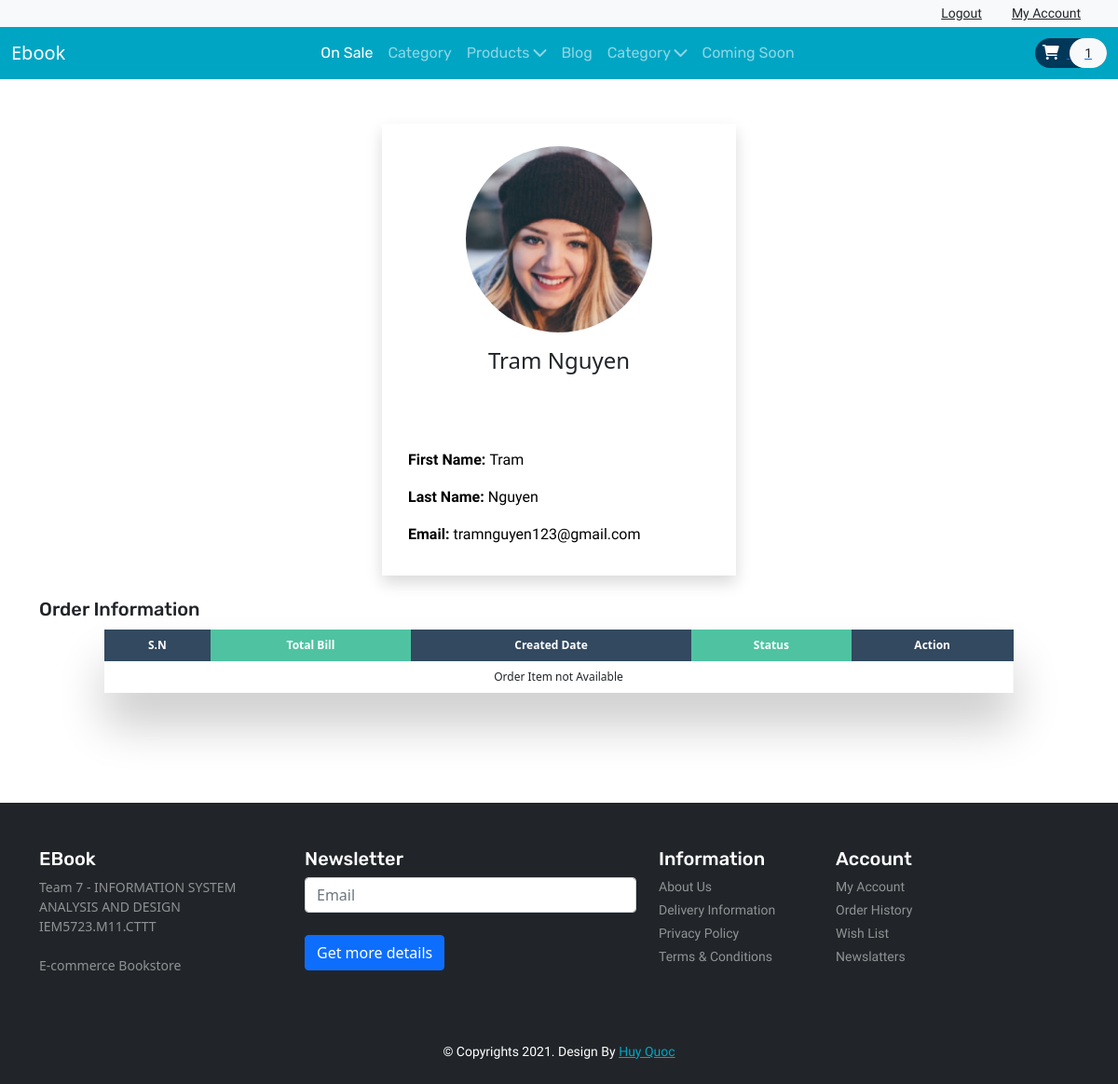
/user.php (signed in), run on an earlier commit of the app's database.
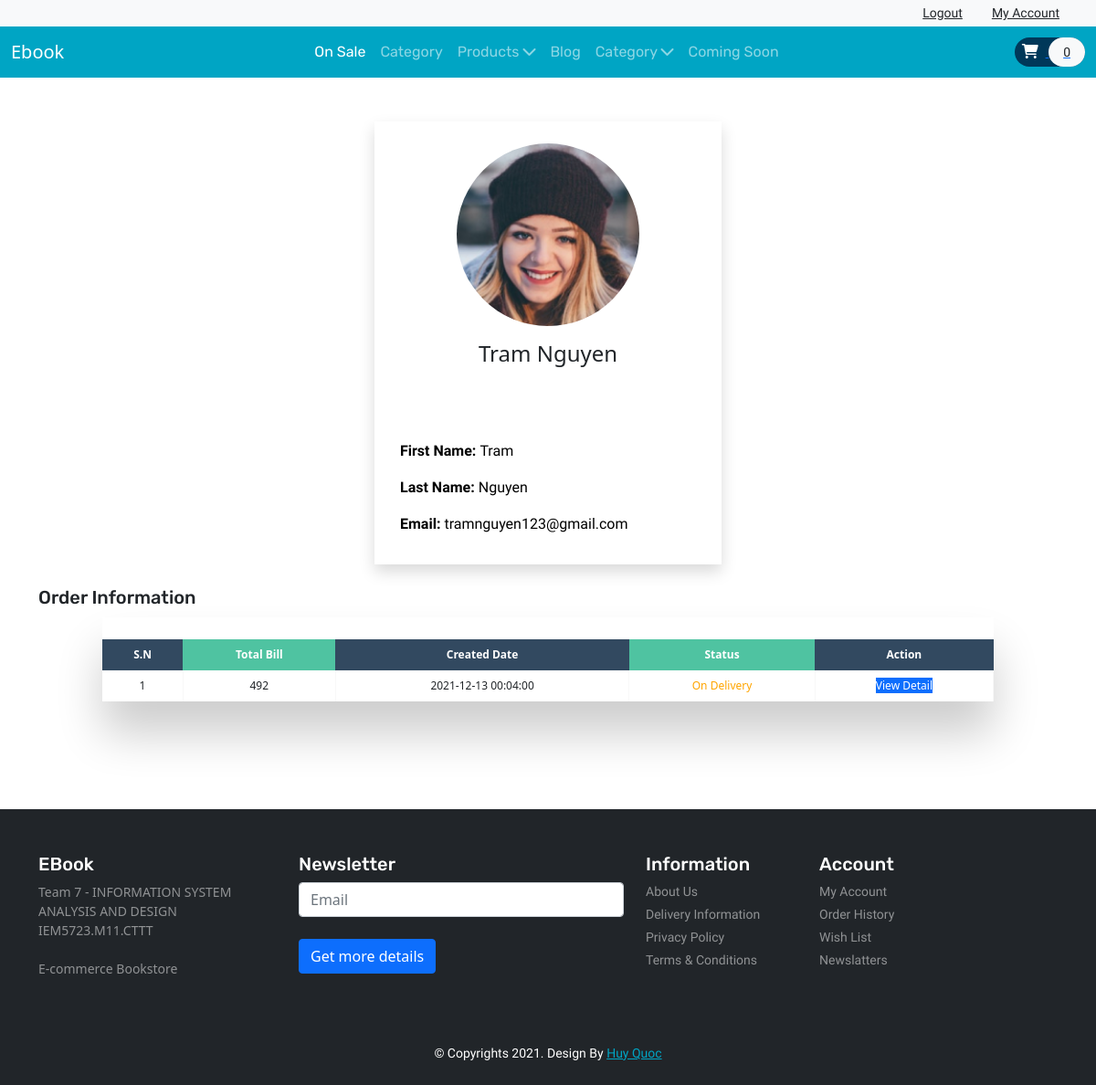
And on a later commit of the database.
### tables this page shows
CREATE TABLE IF NOT EXISTS `order` (
  `id` int(10) UNSIGNED NOT NULL AUTO_INCREMENT,
  `userID` int(11) NOT NULL,
  `customer_name` varchar(150) DEFAULT NULL,
  `customer_contact` varchar(20) DEFAULT NULL,
  `customer_email` varchar(150) DEFAULT NULL,
  `customer_address` varchar(255) DEFAULT NULL,
  `total` double DEFAULT NULL,
  `status` varchar(50) DEFAULT NULL,
  `created_date` datetime DEFAULT NULL,
  PRIMARY KEY (`id`)
);

### database/DBController.php (called while the page is built, shortened)
<?php
class DBController
{
    protected $host = 'localhost';
    protected $user = 'root';
    protected $password = '';
    protected $database = "ebook";
    public function __construct()
    {
        $this->con = mysqli_connect($this->host, $this->user, $this->password, $this->database);
    }
}

### func.php (called while the page is built, shortened)
<?php
require('database/DBController.php');
require('database/Product.php');
$db = new DBController();
$product= new Product($db);

### database/Product.php (called while the page is built, shortened)
<?php
class Product
{
    public $db = null;
    public function __construct(DBController $db)
    {
    $this->db = $db;
    }
    public function getData($table='product'){
        $result = $this->db->con->query("SELECT * FROM {$table}");
        $resultArray= array();
        while ($item = mysqli_fetch_array($result, MYSQLI_ASSOC)){
            $resultArray[] = $item;
        }
        return $resultArray;
    }
}

### user.php (the view, shortened to what the changed rows need)
<?php
include ('header.php');
$is_user_logged_in = isset($_SESSION['userID']) ? true: false;
$userID = $_SESSION['userID'];
$user = get_user_info($con, $userID);
?>
<section id="main-site">
    <div class="container py-5">
                            <?php
                            if(isset($user['firstName'])){
                                printf('%s %s', $user['firstName'], $user['lastName'] );
                            }
                            ?>
        <br>
            <h2 class="font-rubik font-size-20">Order Information</h2>
            <div class="table-wrapper">
                <table class="fl-table">
                    <thead>
                    <tr>
                        <th>S.N</th>
                        <th>Total Bill</th>
                        <th>Created Date</th>
                        <th>Status</th>
                        <th>Action</th>
                    </tr>
                    </thead>
                    <tbody>
                    <?php
                    if($is_user_logged_in)
                    {
                        $sql= "SELECT id,userID, total, status, created_date FROM `order`  WHERE userID='$userID' ORDER BY id DESC";
                        $res= mysqli_query($con,$sql);
                        $count= mysqli_num_rows($res);
                        $sn=1;
                        if($count>0)
                        {
                            while($row = mysqli_fetch_assoc($res))
                            {
                                $id=$row['id'];
                                $total= $row['total'];
                                $status=$row['status'];
                                $created_date=$row['created_date'];
                                ?>
                                <tr>
                                    <td><?php echo $sn++?></td>
                                    <td><?php echo $total?></td>
                                    <td><?php echo $created_date?></td>
                                    <td>
                                        <?php
                                        if($status=="pending")
                                        {
                                            echo "<label>$status</label>";
                                        }
                                        elseif($status=="On Delivery")
                                        {
                                            echo "<label style='color:orange;'>$status</label>";
                                        }
                                        elseif($status=="Delivered")
                                        {
                                            echo "<label style='color:green;'>$status</label>";
                                        }
                                        elseif($status=="Be Cannel")
                                        {
                                            echo "<label style='color:red;'>$status</label>";
                                        }
                                        ?>
                                    </td>
                                    <td>
                                        <a href="<?php SITEURL ?>order-detail.php?id=<?php echo $id;?>" class="btn-primary" style="text-decoration: none;">View Detail </a>
                                    </td>
                                    <br>
                                </tr>
                                <?php
                            }
                        }
                        else
                        {
                            echo "<tr><td colspan='12' class ='error'>Order Item not Available</td></tr>";
                        }
                    }
                    ?>
                </table>
            </div>
    </div>
</section>
<?php
include ('footer.php');
?>

### header.php (shortened to what the changed rows need)
<!DOCTYPE html>
<html lang="en">
<head>
    <link href="https://cdn.jsdelivr.net/npm/bootstrap@5.1.3/dist/css/bootstrap.min.css" rel="stylesheet"
>
    <link rel="stylesheet" href="https://cdnjs.cloudflare.com/ajax/libs/OwlCarousel2/2.3.4/assets/owl.carousel.min.css"
 />
    <link rel="stylesheet"
          href="https://cdnjs.cloudflare.com/ajax/libs/OwlCarousel2/2.3.4/assets/owl.theme.default.min.css"
 />
    <link rel="stylesheet" href="https://cdnjs.cloudflare.com/ajax/libs/font-awesome/6.0.0-beta2/css/all.min.css"
 />
    <link rel="stylesheet" href="https://cdnjs.cloudflare.com/ajax/libs/animate.css/4.1.1/animate.min.css" />
    <link rel="stylesheet" href="./style.css">
    <?php
    require('func.php');
    ?>
</head>
<body>
<header id='header'>
    <nav class="navbar navbar-expand-lg navbar-dark color-second-bg">
        <div class="container-fluid">
            <div class="collapse navbar-collapse" id="navbarNavDropdown">
                <form action="#" class="font-size-14 font-rale">
                    <a href="cart.php" class="py-2 rounded-pill color-primary-bg">
                        <span class="font-size-16 px-2 text-white"><i class="fas fa-shopping-cart"></i></span>
                        <span class="px-3 py-2 rounded-pill text-dark bg-light"><?php echo count($product->getData('cart')); ?></span>
                    </a>
                </form>
            </div>
        </div>
    </nav>
</header>
<main id="main-site">

What changed in the data, as far as the page shows it:
added order: total "492", created_date "2021-12-13 00:04:00", status "On Delivery"
Also different on the page:
count($product->getData('cart')): "1" → "0"
text no longer shown: "Order Item not Available"
